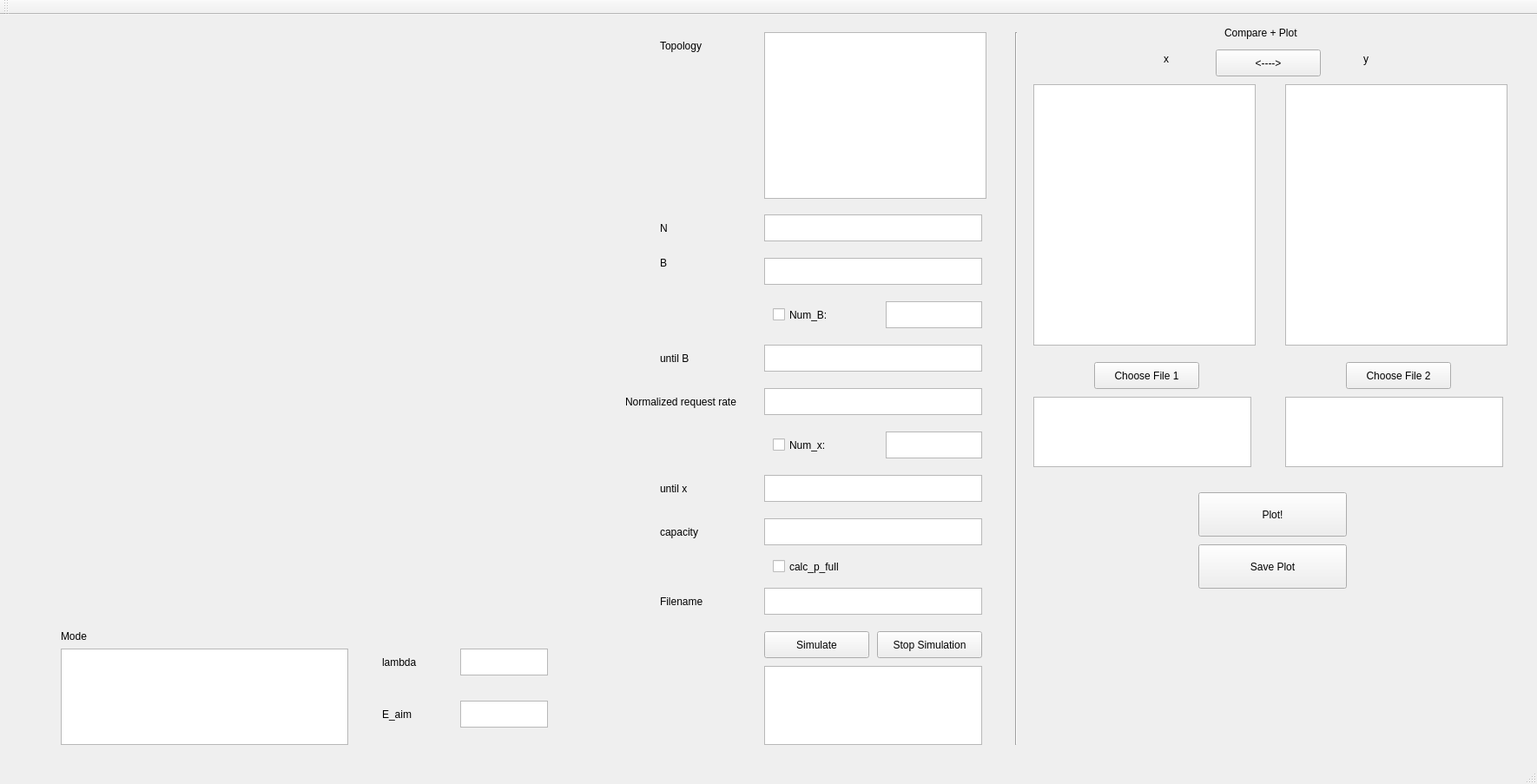
<?xml version="1.0" encoding="UTF-8"?>
<ui version="4.0">
 <class>ridesharing_sim_qtClass</class>
 <widget class="QMainWindow" name="ridesharing_sim_qtClass">
  <property name="geometry">
   <rect>
    <x>0</x>
    <y>0</y>
    <width>1770</width>
    <height>903</height>
   </rect>
  </property>
  <property name="windowTitle">
   <string>ridesharing_sim_qt</string>
  </property>
  <widget class="QWidget" name="centralWidget">
   <widget class="QPushButton" name="pushButton">
    <property name="geometry">
     <rect>
      <x>880</x>
      <y>710</y>
      <width>121</width>
      <height>31</height>
     </rect>
    </property>
    <property name="text">
     <string>Simulate</string>
    </property>
   </widget>
   <widget class="QListWidget" name="listWidget">
    <property name="geometry">
     <rect>
      <x>880</x>
      <y>20</y>
      <width>256</width>
      <height>192</height>
     </rect>
    </property>
   </widget>
   <widget class="QTextEdit" name="textEdit">
    <property name="geometry">
     <rect>
      <x>880</x>
      <y>230</y>
      <width>251</width>
      <height>31</height>
     </rect>
    </property>
   </widget>
   <widget class="QTextEdit" name="textEdit_2">
    <property name="geometry">
     <rect>
      <x>880</x>
      <y>280</y>
      <width>251</width>
      <height>31</height>
     </rect>
    </property>
   </widget>
   <widget class="QTextEdit" name="textEdit_3">
    <property name="geometry">
     <rect>
      <x>880</x>
      <y>380</y>
      <width>251</width>
      <height>31</height>
     </rect>
    </property>
   </widget>
   <widget class="QTextEdit" name="textEdit_4">
    <property name="geometry">
     <rect>
      <x>880</x>
      <y>430</y>
      <width>251</width>
      <height>31</height>
     </rect>
    </property>
   </widget>
   <widget class="QLabel" name="label">
    <property name="geometry">
     <rect>
      <x>760</x>
      <y>20</y>
      <width>81</width>
      <height>31</height>
     </rect>
    </property>
    <property name="text">
     <string>Topology</string>
    </property>
   </widget>
   <widget class="QLabel" name="label_2">
    <property name="geometry">
     <rect>
      <x>760</x>
      <y>230</y>
      <width>81</width>
      <height>31</height>
     </rect>
    </property>
    <property name="text">
     <string>N</string>
    </property>
   </widget>
   <widget class="QLabel" name="label_3">
    <property name="geometry">
     <rect>
      <x>760</x>
      <y>270</y>
      <width>81</width>
      <height>31</height>
     </rect>
    </property>
    <property name="text">
     <string>B</string>
    </property>
   </widget>
   <widget class="QLabel" name="label_4">
    <property name="geometry">
     <rect>
      <x>760</x>
      <y>380</y>
      <width>81</width>
      <height>31</height>
     </rect>
    </property>
    <property name="text">
     <string>until B</string>
    </property>
   </widget>
   <widget class="QCheckBox" name="checkBox">
    <property name="geometry">
     <rect>
      <x>890</x>
      <y>330</y>
      <width>191</width>
      <height>31</height>
     </rect>
    </property>
    <property name="text">
     <string>Num_B:</string>
    </property>
   </widget>
   <widget class="QLabel" name="label_5">
    <property name="geometry">
     <rect>
      <x>720</x>
      <y>430</y>
      <width>161</width>
      <height>31</height>
     </rect>
    </property>
    <property name="text">
     <string>Normalized request rate</string>
    </property>
   </widget>
   <widget class="QTextEdit" name="textEdit_5">
    <property name="geometry">
     <rect>
      <x>880</x>
      <y>660</y>
      <width>251</width>
      <height>31</height>
     </rect>
    </property>
   </widget>
   <widget class="QLabel" name="label_6">
    <property name="geometry">
     <rect>
      <x>760</x>
      <y>660</y>
      <width>101</width>
      <height>31</height>
     </rect>
    </property>
    <property name="text">
     <string>Filename</string>
    </property>
   </widget>
   <widget class="QCustomPlot" name="customPlot" native="true">
    <property name="geometry">
     <rect>
      <x>19</x>
      <y>19</y>
      <width>691</width>
      <height>671</height>
     </rect>
    </property>
   </widget>
   <widget class="QTextEdit" name="textEdit_6">
    <property name="geometry">
     <rect>
      <x>880</x>
      <y>750</y>
      <width>251</width>
      <height>91</height>
     </rect>
    </property>
   </widget>
   <widget class="QPushButton" name="pushButton_2">
    <property name="geometry">
     <rect>
      <x>1010</x>
      <y>710</y>
      <width>121</width>
      <height>31</height>
     </rect>
    </property>
    <property name="text">
     <string>Stop Simulation</string>
    </property>
   </widget>
   <widget class="QTextEdit" name="textEdit_7">
    <property name="geometry">
     <rect>
      <x>1020</x>
      <y>330</y>
      <width>111</width>
      <height>31</height>
     </rect>
    </property>
   </widget>
   <widget class="Line" name="line">
    <property name="geometry">
     <rect>
      <x>1160</x>
      <y>20</y>
      <width>20</width>
      <height>821</height>
     </rect>
    </property>
    <property name="orientation">
     <enum>Qt::Vertical</enum>
    </property>
   </widget>
   <widget class="QLabel" name="label_7">
    <property name="geometry">
     <rect>
      <x>1410</x>
      <y>10</y>
      <width>111</width>
      <height>21</height>
     </rect>
    </property>
    <property name="text">
     <string>Compare + Plot</string>
    </property>
   </widget>
   <widget class="QLabel" name="label_8">
    <property name="geometry">
     <rect>
      <x>1340</x>
      <y>40</y>
      <width>31</width>
      <height>21</height>
     </rect>
    </property>
    <property name="text">
     <string>x</string>
    </property>
   </widget>
   <widget class="QLabel" name="label_9">
    <property name="geometry">
     <rect>
      <x>1570</x>
      <y>40</y>
      <width>41</width>
      <height>21</height>
     </rect>
    </property>
    <property name="text">
     <string>y</string>
    </property>
   </widget>
   <widget class="QListWidget" name="listWidget_2">
    <property name="geometry">
     <rect>
      <x>1190</x>
      <y>80</y>
      <width>256</width>
      <height>301</height>
     </rect>
    </property>
   </widget>
   <widget class="QListWidget" name="listWidget_3">
    <property name="geometry">
     <rect>
      <x>1480</x>
      <y>80</y>
      <width>256</width>
      <height>301</height>
     </rect>
    </property>
   </widget>
   <widget class="QTextEdit" name="textEdit_8">
    <property name="geometry">
     <rect>
      <x>1190</x>
      <y>440</y>
      <width>251</width>
      <height>81</height>
     </rect>
    </property>
   </widget>
   <widget class="QPushButton" name="pushButton_3">
    <property name="geometry">
     <rect>
      <x>1260</x>
      <y>400</y>
      <width>121</width>
      <height>31</height>
     </rect>
    </property>
    <property name="text">
     <string>Choose File 1</string>
    </property>
   </widget>
   <widget class="QPushButton" name="pushButton_4">
    <property name="geometry">
     <rect>
      <x>1550</x>
      <y>400</y>
      <width>121</width>
      <height>31</height>
     </rect>
    </property>
    <property name="text">
     <string>Choose File 2</string>
    </property>
   </widget>
   <widget class="QPushButton" name="pushButton_5">
    <property name="geometry">
     <rect>
      <x>1400</x>
      <y>40</y>
      <width>121</width>
      <height>31</height>
     </rect>
    </property>
    <property name="text">
     <string>&lt;----&gt;</string>
    </property>
   </widget>
   <widget class="QTextEdit" name="textEdit_9">
    <property name="geometry">
     <rect>
      <x>1480</x>
      <y>440</y>
      <width>251</width>
      <height>81</height>
     </rect>
    </property>
   </widget>
   <widget class="QPushButton" name="pushButton_6">
    <property name="geometry">
     <rect>
      <x>1380</x>
      <y>550</y>
      <width>171</width>
      <height>51</height>
     </rect>
    </property>
    <property name="text">
     <string>Plot!</string>
    </property>
   </widget>
   <widget class="QPushButton" name="pushButton_7">
    <property name="geometry">
     <rect>
      <x>1380</x>
      <y>610</y>
      <width>171</width>
      <height>51</height>
     </rect>
    </property>
    <property name="text">
     <string>Save Plot</string>
    </property>
   </widget>
   <widget class="QTextEdit" name="textEdit_10">
    <property name="geometry">
     <rect>
      <x>1020</x>
      <y>480</y>
      <width>111</width>
      <height>31</height>
     </rect>
    </property>
   </widget>
   <widget class="QLabel" name="label_10">
    <property name="geometry">
     <rect>
      <x>760</x>
      <y>530</y>
      <width>81</width>
      <height>31</height>
     </rect>
    </property>
    <property name="text">
     <string>until x</string>
    </property>
   </widget>
   <widget class="QCheckBox" name="checkBox_3">
    <property name="geometry">
     <rect>
      <x>890</x>
      <y>480</y>
      <width>121</width>
      <height>31</height>
     </rect>
    </property>
    <property name="text">
     <string>Num_x:</string>
    </property>
   </widget>
   <widget class="QTextEdit" name="textEdit_11">
    <property name="geometry">
     <rect>
      <x>880</x>
      <y>530</y>
      <width>251</width>
      <height>31</height>
     </rect>
    </property>
   </widget>
   <widget class="QLabel" name="label_11">
    <property name="geometry">
     <rect>
      <x>760</x>
      <y>580</y>
      <width>81</width>
      <height>31</height>
     </rect>
    </property>
    <property name="text">
     <string>capacity</string>
    </property>
   </widget>
   <widget class="QTextEdit" name="textEdit_12">
    <property name="geometry">
     <rect>
      <x>880</x>
      <y>580</y>
      <width>251</width>
      <height>31</height>
     </rect>
    </property>
   </widget>
   <widget class="QCheckBox" name="checkBox_4">
    <property name="geometry">
     <rect>
      <x>890</x>
      <y>620</y>
      <width>191</width>
      <height>31</height>
     </rect>
    </property>
    <property name="text">
     <string>calc_p_full</string>
    </property>
   </widget>
   <widget class="QListWidget" name="listWidget_4">
    <property name="geometry">
     <rect>
      <x>70</x>
      <y>730</y>
      <width>331</width>
      <height>111</height>
     </rect>
    </property>
   </widget>
   <widget class="QLabel" name="label_12">
    <property name="geometry">
     <rect>
      <x>70</x>
      <y>700</y>
      <width>81</width>
      <height>31</height>
     </rect>
    </property>
    <property name="text">
     <string>Mode</string>
    </property>
   </widget>
   <widget class="QTextEdit" name="textEdit_13">
    <property name="geometry">
     <rect>
      <x>530</x>
      <y>730</y>
      <width>101</width>
      <height>31</height>
     </rect>
    </property>
   </widget>
   <widget class="QTextEdit" name="textEdit_14">
    <property name="geometry">
     <rect>
      <x>530</x>
      <y>790</y>
      <width>101</width>
      <height>31</height>
     </rect>
    </property>
   </widget>
   <widget class="QLabel" name="label_13">
    <property name="geometry">
     <rect>
      <x>440</x>
      <y>730</y>
      <width>81</width>
      <height>31</height>
     </rect>
    </property>
    <property name="text">
     <string>lambda</string>
    </property>
   </widget>
   <widget class="QLabel" name="label_14">
    <property name="geometry">
     <rect>
      <x>440</x>
      <y>790</y>
      <width>81</width>
      <height>31</height>
     </rect>
    </property>
    <property name="text">
     <string>E_aim</string>
    </property>
   </widget>
  </widget>
  <widget class="QMenuBar" name="menuBar">
   <property name="geometry">
    <rect>
     <x>0</x>
     <y>0</y>
     <width>1770</width>
     <height>17</height>
    </rect>
   </property>
  </widget>
  <widget class="QToolBar" name="mainToolBar">
   <attribute name="toolBarArea">
    <enum>TopToolBarArea</enum>
   </attribute>
   <attribute name="toolBarBreak">
    <bool>false</bool>
   </attribute>
  </widget>
  <widget class="QStatusBar" name="statusBar"/>
 </widget>
 <layoutdefault spacing="6" margin="11"/>
 <customwidgets>
  <customwidget>
   <class>QCustomPlot</class>
   <extends>QWidget</extends>
   <header>qcustomplot.h</header>
   <container>1</container>
  </customwidget>
 </customwidgets>
 <resources>
  <include location="ridesharing_sim_qt.qrc"/>
 </resources>
 <connections/>
</ui>
